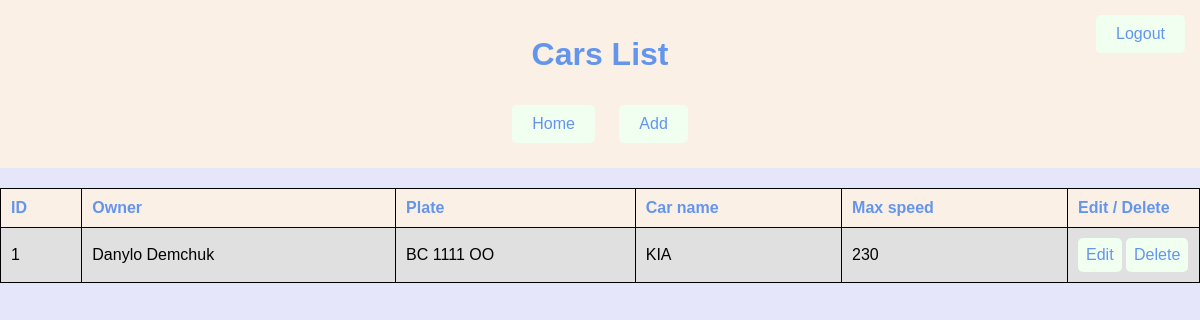
Screenshot of /cars/ with the database file from the repository.
### Cars/models.py (models this page shows, shortened)
class Car(models.Model):
    owner = models.ForeignKey(Member, on_delete=models.CASCADE, related_name='cars', blank=False)
    plate_regex = r"^[A-Z]{2}\s\d{4}\s[A-Z]{2}$"
    plate = models.CharField(max_length=10, blank=False, validators=[RegexValidator(regex=plate_regex, message="Формат номерів XX 1111 XX")])
    car_name = models.CharField(max_length=20, blank=False)
    max_speed = models.IntegerField(default=100)

### Users/models.py (models this page shows, shortened)
class Member(AbstractUser):
    username = models.CharField(max_length=30, unique=True,)
    groups = models.ManyToManyField(
        'auth.Group', related_name='user_members', blank=True
    )
    user_permissions = models.ManyToManyField(
        'auth.Permission', related_name='user_members', blank=True
    )
    USERNAME_FIELD = 'username'
    def __str__(self):
        return self.get_full_name()

### Cars/views.py (the view)
# urls.py: path("cars/", views.cars_list, name="cars_list"),
def cars_list(request):
    print("Користувач авторизований. Ідентифікатор сесії:", request.session.session_key)
    cars = Car.objects.all()
    context = {"cars": cars}
    return render(request, "cars_list.html", context)

### Cars/templates/cars_list.html (shortened to what this page needs)
<!DOCTYPE html>
<html lang="en">
<head>
</head>
<body>
    <div class="header">
        <a href="/logout/" class="logout-btn">Logout</a>
        <h1>Cars List</h1>
        <a href="/" class="home-btn">Home</a>
        <a href="/cars/add/" class="add-btn">Add</a>
    </div>
    <table>
        <tr>
            <th>ID</th>
            <th>Owner</th>
            <th>Plate</th>
            <th>Car name</th>
            <th>Max speed</th>
            <th>Edit / Delete</th>
        </tr>
        {% for car in cars %}
        <tr>
            <td>{{ car.id }}</td>
            <td>{{ car.owner }}</td>
            <td>{{ car.plate }}</td>
            <td>{{ car.car_name }}</td>
            <td>{{ car.max_speed }}</td>
            <td class="edit-delete-column">
                <a href="/cars/{{ car.id }}/" class="edit-btn">Edit</a>
                <a href="/users/delete/{{ user.id }}/" class="delete-btn" onclick="return confirm('Ви впевнені, що хочете видалити машину?')">Delete</a>
            </td>
        </tr>
        {% empty %}
        <tr>
            <td colspan="5">No car found.</td>
        </tr>
        {% endfor %}
    </table>
</body>
</html>

### Cars/templates/cars_list.html (style rules this page uses)
body { font-family: Arial, sans-serif; background-color: #E6E6FA; margin: 0; padding: 0; }
.header { background-color: #FAF0E6; color: #6495ED; padding: 15px; position: relative; text-align: center; }
.logout-btn { padding: 10px 20px; background-color: #F0FFF0; color: #6495ED; text-decoration: none; border-radius: 5px; position: absolute; top: 15px; right: 15px; }
.home-btn, .add-btn { display: inline-block; padding: 10px 20px; background-color: #F0FFF0; color: #6495ED; text-decoration: none; border-radius: 5px; margin: 10px; }
table { width: 100%; border-collapse: collapse; margin-top: 20px; }
th, td { border: 1px solid #000000; padding: 10px; text-align: left; }
th { background-color: #FAF0E6; color: #6495ED; }
tr:nth-child(even) { background-color: #e0e0e0; }
.edit-btn, .delete-btn { display: inline-block; padding: 8px; background-color: #F0FFF0; color: #6495ED; text-decoration: none; border-radius: 5px; text-align: center; }
.edit-delete-column { width: 111px; }

### rows the page displays
Car: id "1", owner "Danylo Demchuk", plate "BC 1111 OO", car_name "KIA", max_speed "230"
